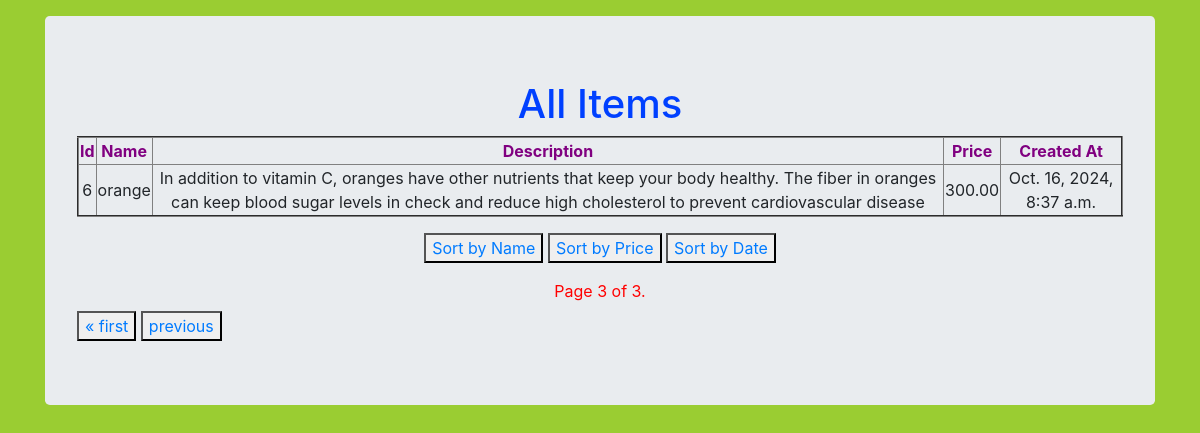
/?page=3, run on the app's committed database.
### store/models.py (models this page shows, shortened)
class Item(models.Model):
    name = models.CharField( max_length=150)
    description = models.TextField()
    price = models.DecimalField( max_digits=10, decimal_places=2)
    created_at = models.DateTimeField(auto_now_add=True)

### store/views.py (the view)
# urls.py: path('',views.items_list,name="items_list"),
def items_list(request):
    item_list = Item.objects.all() # To display all items
    sort_by = request.GET.get('sort', 'created_at')
    item_list = item_list.order_by(sort_by)
    paginator = Paginator(item_list, 2)
    page_number = request.GET.get('page')
    items = paginator.get_page(page_number)
    return render(request, 'items_list.html', {'items': items})

### templates/items_list.html (shortened to what this page needs)
<!DOCTYPE html>
{% load static%}
<html lang="en">
<head>
    <link rel="stylesheet" href="https://cdn.jsdelivr.net/npm/bootstrap@4.5.3/dist/css/bootstrap.min.css">
    <link rel="stylesheet" href="{%static 'Css/item.css'%}">
</head>
<body>
    <div class="container">
        <div class="row">
            <div class="col-12">
                <div class="jumbotron mt-3" >
                    <h1 align = 'center' class = "main_heading">All Items</h1>
                    <table border = 2 align = 'center'>
                        <thead style = 'color:purple'>
                            <th>Id</th>
                            <th>Name</th>
                            <th>Description</th>
                            <th>Price</th>
                            <th>Created At</th>
                        </thead>
                    {% for item in items%}
                        <tr>
                            <td>{{item.id}}</td>
                            <td>{{item.name}}</td>
                            <td>{{item.description}}</td>
                            <td>{{item.price}}</td>
                            <td>{{item.created_at}}</td>
                        </tr>
                    {% endfor%}
                    </table>
                    <div align = 'center' class = "m-3">
                        <button><a href="?sort=name">Sort by Name</a></button>
                        <button><a href="?sort=price">Sort by Price</a></button>
                        <button><a href="?sort=created_at">Sort by Date</a>
                    </div>
                    <div>
                        <div class = "pagenumber m-2">
                            <span class="current">
                                Page {{ items.number }} of {{ items.paginator.num_pages }}.
                            </span>
                        </div>
                        <div class="pagination">
                            <span class="step-links">
                                {% if items.has_previous %}
                                    <button><a href="?page=1">&laquo; first</a></button>
                                    <button><a href="?page={{ items.previous_page_number }}">previous</a></button>
                                {% endif %}
                            </span>
                        </div>
                    </div>
                </div>
            </div>
        </div>
    </div>
</body>
</html>

### static/css/item.css (style rules this page uses)
body { background:yellowgreen; text-align : center; }
.main_heading { color:#0040ff; }
.pagenumber { color:red; }

### data on the page
Item: id "6", name "orange", description "In addition to vitamin C, oranges have other nutrients that keep your body healthy. The fiber in oranges can keep blood sugar levels in check and reduce high cholesterol to prevent cardiovascular disease", price "300.00", created_at "Oct. 16, 2024, 8:37 a.m."

### other printed values
{{ items.number }} "3"
{{ items.paginator.num_pages }} "3"
